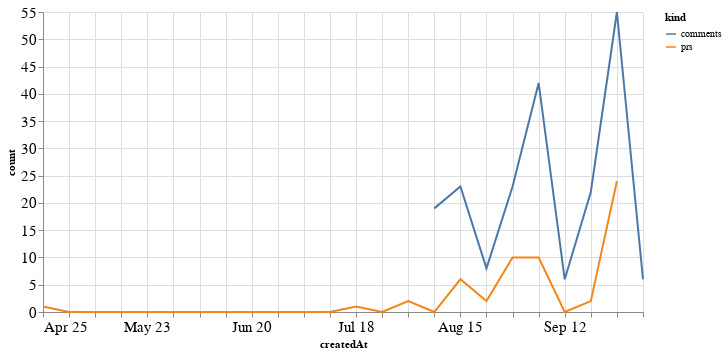

Notebook code cell kept with this figure:
### Code cell
alt.Chart(total_time, width=600).mark_line().encode(
    x='createdAt',
    y='count',
    color='kind'
)

### Figure 1 — Vega-Lite specification as saved in the notebook (floating-point values rounded to 4 significant figures)
{"config": {"axisLeft": {"labelFontSize": 15}, "axisBottom": {"labelFontSize": 15}}, "data": {"name": "data-b6c660c612010deb1852e689524eb199"}, "mark": "line", "encoding": {"color": {"type": "nominal", "field": "kind"}, "x": {"type": "temporal", "field": "createdAt"}, "y": {"type": "quantitative", "field": "count"}}, "width": 600, "$schema": "https://vega.github.io/schema/vega-lite/v4.8.1.json", "datasets": {"data-b6c660c612010deb1852e689524eb199": [{"createdAt": "2021-04-25T00:00:00", "kind": "prs", "count": 1.0}, {"createdAt": "2021-05-02T00:00:00", "kind": "prs", "count": 0.0}, {"createdAt": "2021-05-09T00:00:00", "kind": "prs", "count": 0.0}, {"createdAt": "2021-05-16T00:00:00", "kind": "prs", "count": 0.0}, {"createdAt": "2021-05-23T00:00:00", "kind": "prs", "count": 0.0}, {"createdAt": "2021-05-30T00:00:00", "kind": "prs", "count": 0.0}, {"createdAt": "2021-06-06T00:00:00", "kind": "prs", "count": 0.0}, {"createdAt": "2021-06-13T00:00:00", "kind": "prs", "count": 0.0}, {"createdAt": "2021-06-20T00:00:00", "kind": "prs", "count": 0.0}, {"createdAt": "2021-06-27T00:00:00", "kind": "prs", "count": 0.0}, {"createdAt": "2021-07-04T00:00:00", "kind": "prs", "count": 0.0}, {"createdAt": "2021-07-11T00:00:00", "kind": "prs", "count": 0.0}, {"createdAt": "2021-07-18T00:00:00", "kind": "prs", "count": 1.0}, {"createdAt": "2021-07-25T00:00:00", "kind": "prs", "count": 0.0}, {"createdAt": "2021-08-01T00:00:00", "kind": "prs", "count": 2.0}, {"createdAt": "2021-08-08T00:00:00", "kind": "prs", "count": 0.0}, {"createdAt": "2021-08-15T00:00:00", "kind": "prs", "count": 6.0}, {"createdAt": "2021-08-22T00:00:00", "kind": "prs", "count": 2.0}, {"createdAt": "2021-08-29T00:00:00", "kind": "prs", "count": 10.0}, {"createdAt": "2021-09-05T00:00:00", "kind": "prs", "count": 10.0}, {"createdAt": "2021-09-12T00:00:00", "kind": "prs", "count": 0.0}, {"createdAt": "2021-09-19T00:00:00", "kind": "prs", "count": 2.0}, {"createdAt": "2021-09-26T00:00:00", "kind": "prs", "count": 24.0}, {"createdAt": "2021-10-03T00:00:00", "kind": "prs", "count": null}, {"createdAt": "2021-04-25T00:00:00", "kind": "comments", "count": null}, {"createdAt": "2021-05-02T00:00:00", "kind": "comments", "count": null}, {"createdAt": "2021-05-09T00:00:00", "kind": "comments", "count": null}, {"createdAt": "2021-05-16T00:00:00", "kind": "comments", "count": null}, {"createdAt": "2021-05-23T00:00:00", "kind": "comments", "count": null}, {"createdAt": "2021-05-30T00:00:00", "kind": "comments", "count": null}, {"createdAt": "2021-06-06T00:00:00", "kind": "comments", "count": null}, {"createdAt": "2021-06-13T00:00:00", "kind": "comments", "count": null}, {"createdAt": "2021-06-20T00:00:00", "kind": "comments", "count": null}, {"createdAt": "2021-06-27T00:00:00", "kind": "comments", "count": null}, {"createdAt": "2021-07-04T00:00:00", "kind": "comments", "count": null}, {"createdAt": "2021-07-11T00:00:00", "kind": "comments", "count": null}, {"createdAt": "2021-07-18T00:00:00", "kind": "comments", "count": null}, {"createdAt": "2021-07-25T00:00:00", "kind": "comments", "count": null}, {"createdAt": "2021-08-01T00:00:00", "kind": "comments", "count": null}, {"createdAt": "2021-08-08T00:00:00", "kind": "comments", "count": 19.0}, {"createdAt": "2021-08-15T00:00:00", "kind": "comments", "count": 23.0}, {"createdAt": "2021-08-22T00:00:00", "kind": "comments", "count": 8.0}, {"createdAt": "2021-08-29T00:00:00", "kind": "comments", "count": 23.0}, {"createdAt": "2021-09-05T00:00:00", "kind": "comments", "count": 42.0}, {"createdAt": "2021-09-12T00:00:00", "kind": "comments", "count": 6.0}, {"createdAt": "2021-09-19T00:00:00", "kind": "comments", "count": 22.0}, {"createdAt": "2021-09-26T00:00:00", "kind": "comments", "count": 55.0}, {"createdAt": "2021-10-03T00:00:00", "kind": "comments", "count": 6.0}]}}
